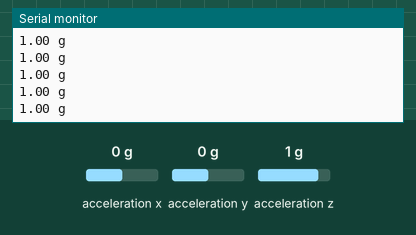
Recording of a sketch running on a simulated ESP32. Parts: the last lines printed to the serial monitor. Wiring (inferred from the names in the program): MPU-6050 motion sensor at I2C address 0x68. The test bench sets the inputs (shaded band); at power-on: acceleration z 1 g, acceleration x 0 g, acceleration y 0 g.

Above: at 1.2 s.
1.3 s: acceleration z set to 0.6 g
At 1.32 s:
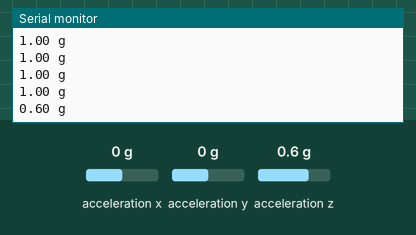
2.8 s: acceleration z set to 0.3 g
At 2.83 s:
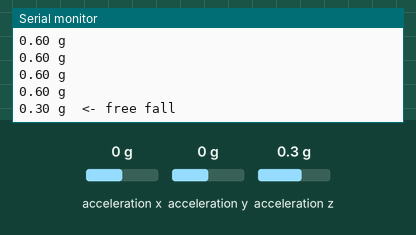

The sketch:

03_mpu6050.ino
```cpp
// Test 3: MPU6050 motion sensor. Prints total acceleration in g 10 times a second.
// Still on the table: about 1.00. Shake it: jumps above 1.5. Drop it onto a pillow: dips near 0.
#include <Wire.h>
#include "sensors_basic.h"
void setup() {
  Serial.begin(115200); Wire.begin(21, 22);
  Serial.println(MPU6050::begin() ? "MPU6050 OK" : "MPU6050 NOT FOUND (run test 2)");
}
void loop() {
  float g = MPU6050::readG();
  Serial.printf("%.2f g  %s\n", g, g < 0.5 ? "<- free fall" : g > 2.0 ? "<- impact" : "");
  delay(100);
}
```

sensors_basic.h
```cpp
// MPU6050 (motion) and MAX30205 (body temperature), written from the datasheets.
#pragma once
#include <Arduino.h>
#include <Wire.h>
#include <math.h>

inline bool i2cWrite(uint8_t addr, uint8_t reg, uint8_t val) {
  Wire.beginTransmission(addr); Wire.write(reg); Wire.write(val);
  return Wire.endTransmission() == 0;
}
inline bool i2cRead(uint8_t addr, uint8_t reg, uint8_t* out, uint8_t n) {
  Wire.beginTransmission(addr); Wire.write(reg);
  if (Wire.endTransmission(false) != 0) return false;
  if (Wire.requestFrom(addr, n) != n) return false;
  for (uint8_t i = 0; i < n; i++) out[i] = Wire.read();
  return true;
}

// ---------------- MPU6050: accelerometer ----------------
namespace MPU6050 {
const uint8_t ADDR = 0x68;
const float LSB_PER_G = 4096.0f;            // at the +/-8 g range set below

inline bool begin() {
  if (!i2cWrite(ADDR, 0x6B, 0x00)) return false;   // PWR_MGMT_1: wake up (it starts asleep)
  i2cWrite(ADDR, 0x1C, 0x10);                       // ACCEL_CONFIG: +/-8 g, enough for falls
  i2cWrite(ADDR, 0x1A, 0x03);                       // CONFIG: 44 Hz low-pass filter
  return true;
}
// Total acceleration in g. About 1.0 when still (gravity), near 0 while falling.
inline float readG() {
  uint8_t b[6];
  if (!i2cRead(ADDR, 0x3B, b, 6)) return 1.0f;      // ACCEL_XOUT_H .. ACCEL_ZOUT_L
  float x = (int16_t)(b[0] << 8 | b[1]) / LSB_PER_G;
  float y = (int16_t)(b[2] << 8 | b[3]) / LSB_PER_G;
  float z = (int16_t)(b[4] << 8 | b[5]) / LSB_PER_G;
  return sqrtf(x * x + y * y + z * z);
}
}  // namespace MPU6050

// ---------------- MAX30205: body temperature ----------------
namespace MAX30205 {
const uint8_t ADDR = 0x48;                  // A0, A1, A2 tied to GND

inline bool begin() {
  uint8_t b[2];
  return i2cWrite(ADDR, 0x01, 0x00) && i2cRead(ADDR, 0x00, b, 2);   // CONFIG: continuous
}
// Degrees C. Returns false if the read fails or the value is not a skin temperature.
inline bool readC(float& c) {
  uint8_t b[2];
  if (!i2cRead(ADDR, 0x00, b, 2)) return false;
  c = (int16_t)(b[0] << 8 | b[1]) / 256.0f;         // 1 step = 1/256 C
  return c > 20.0f && c < 45.0f;
}
}  // namespace MAX30205
```

Measured:
- the behaviour switches between 0.5 and 0.4 g on acceleration z (found by bisection; images 1 and 2)
- after the input at 1.3 s, the serial monitor: prints a new line at once (image 1)
- after the input at 2.8 s, the serial monitor: prints a new line at once (image 2)
